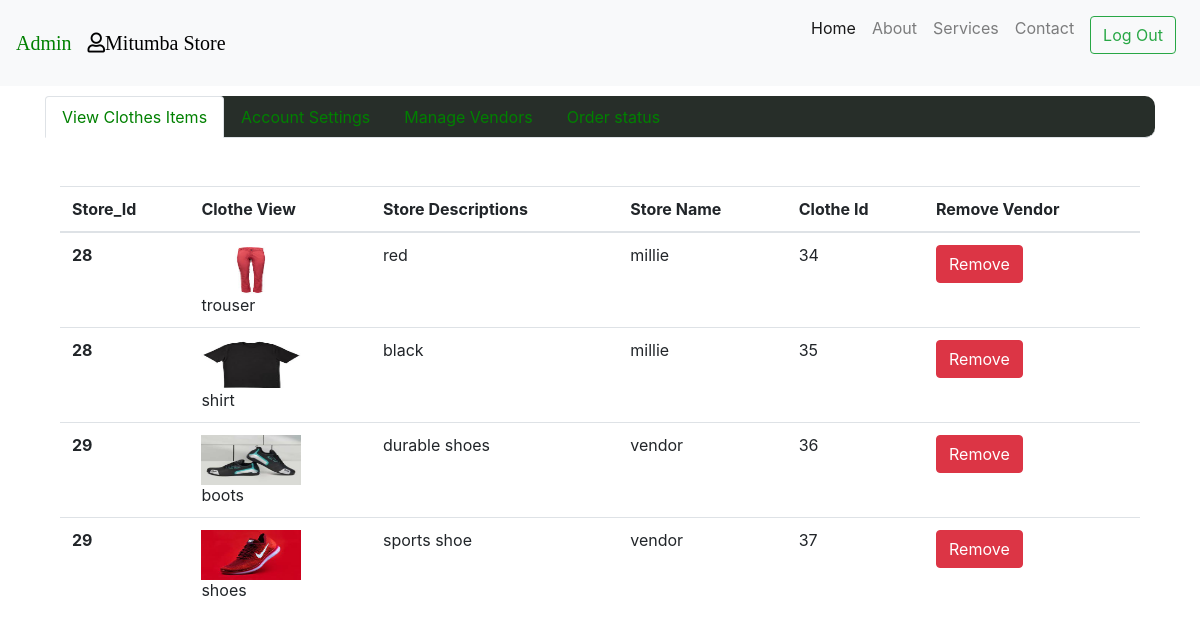
Page /dashboard.php (signed in) on the committed database.
### tables this page shows
CREATE TABLE `tbclothes` (
  `clothe_id` int(11) NOT NULL,
  `fldvendor_id` int(11) NOT NULL,
  `clothename` varchar(100) NOT NULL,
  `cost` bigint(15) NOT NULL,
  `descriptions` varchar(50) NOT NULL,
  `paymentmode` varchar(50) NOT NULL,
  `fldimage` varchar(1000) NOT NULL
);

CREATE TABLE `tblvendor` (
  `fldvendor_id` int(10) NOT NULL,
  `fld_name` varchar(30) NOT NULL,
  `fld_email` varchar(50) NOT NULL,
  `fld_password` varchar(50) NOT NULL,
  `fld_mob` bigint(10) NOT NULL,
  `fld_phone` bigint(10) NOT NULL,
  `fld_address` varchar(50) NOT NULL,
  `fld_logo` varchar(250) NOT NULL
);

### dashboard.php (the view, shortened to what this page needs)
<?php
include("connection.php");
extract($_REQUEST);
if(!isset($_SESSION['admin']))
{
	header("location:admin.php");
}
else
{
	$admin_username=$_SESSION['admin'];
}
?>
<html>
  <head>
	 <link rel="stylesheet" href="https://stackpath.bootstrapcdn.com/bootstrap/4.3.1/css/bootstrap.min.css">
      <link rel="stylesheet" href="https://use.fontawesome.com/releases/v5.8.1/css/all.css">
  </head>
	<body>
<nav class="navbar navbar-expand-lg navbar-light bg-light fixed-top">
    <a class="navbar-brand" href="index.php"><span style="color:green;font-family: 'Permanent Marker', cursive;">Admin</span></a>
    <?php
	if(!empty($admin_username))
	{
	?>
	<a class="navbar-brand" style="color:black; text-decoratio:none;"><i class="far fa-user">Mitumba Store</i></a>
	<?php
	}
	?>
    <div class="collapse navbar-collapse" id="navbarResponsive">
      <ul class="navbar-nav ml-auto">
        <li class="nav-item active">
          <a class="nav-link" href="index.php">Home</a>
        </li>
        <li class="nav-item">
          <a class="nav-link" href="aboutus.php">About</a>
        </li>
        <li class="nav-item">
          <a class="nav-link" href="services.php">Services</a>
        </li>
        <li class="nav-item">
          <a class="nav-link" href="contact.php">Contact</a>
        </li>
		<?php
		if(isset($_SESSION['admin']))
		{
			?>
			<li class="nav-item">
            <a class="nav-link" href="">
		      <form method="post">
			    <button type="submit" name="logout" class="btn btn-outline-success">Log Out</button>
			  </form>
		    </a>
            </li>
			<?php
		}
		?>
      </ul>
    </div>
</nav>
<br><br><br><br>
<div class="container">
	   <ul class="nav nav-tabs nabbar_inverse" id="myTab" style="background:#272e29;border-radius:10px 10px 10px 10px;" role="tablist">
          <li class="nav-item">
             <a class="nav-link active" style="color:green;" id="viewitem-tab" data-toggle="tab" href="#viewitem" role="tab" aria-controls="viewitem" aria-selected="true">View Clothes Items</a>
          </li>
          <li class="nav-item">
              <a class="nav-link"  style="color:green;" id="manageaccount-tab" data-toggle="tab" href="#manageaccount" role="tab" aria-controls="manageaccount" aria-selected="false">Account Settings</a>
          </li>
		  <li class="nav-item">
              <a class="nav-link" style="color:green;"  id="ManageVendors-tab" data-toggle="tab" href="#ManageVendors" role="tab" aria-controls="ManageVendors" aria-selected="false">Manage Vendors</a>
          </li>
		  <li class="nav-item">
              <a class="nav-link" style="color:green;" id="orderstatus-tab" data-toggle="tab" href="#orderstatus" role="tab" aria-controls="orderstatus" aria-selected="false">Order status</a>
          </li>
       </ul>
	   <br><br>
	   <div class="tab-content" id="myTabContent">
            <div class="tab-pane fade show active" id="viewitem" role="tabpanel" aria-labelledby="viewitem-tab">
                 <div class="container">
	               <table class="table">
                 <thead>
                    <tr>
                        <th scope="col">Store_Id</th>
                            <th scope="col">Clothe View</th>
                            <th scope="col">Store Descriptions</th>
                            <th scope="col">Store Name</th>
                            <th scope="col">Clothe Id</th>
                            <th scope="col">Remove Vendor</th>
                     </tr>
                 </thead>
				 <tbody>
	<?php
	$query=mysqli_query($con,"select tblvendor.fldvendor_id,tblvendor.fld_name,tblvendor.fld_email,tbclothes.clothe_id,tbclothes.clothename,tbclothes.descriptions,tbclothes.fldimage from  tblvendor right join tbclothes on tblvendor.fldvendor_id=tbclothes.fldvendor_id");
	    while($row=mysqli_fetch_array($query))
		{
	?>
                    <tr>
                        <th scope="row"><?php echo $row['fldvendor_id'];?></th>
						<td><img src="image/clothes/<?php echo $row['fld_email']."/clotheimages/" .$row['fldimage'];?>" height="50px" width="100px">
						<br><?php echo $row['clothename'];?>
						</td>
						<td><?php echo $row['descriptions'];?></td>
                        <td><?php echo $row['fld_name'];?></td>
                        <td><?php echo $row['clothe_id'];?></td>
						<form method="post">
                        <td><a href=""><button type="submit" value="<?php echo $row['clothe_id']; ?>" name="delete"  class="btn btn-danger">Remove </button></td>
                        </form>
                   </tr>
		<?php
		}
		?>
                </tbody>
           </table>
	 </div>
      	    </div>
	  </div>
	</div>
	<br><br><br>
</body>
</html>

### dashboard.php (style rules this page uses)
ul li a { color:black; }
ul li { list-style:none; }

### rows in the picture
tbclothes: fldvendor.fldvendor_id "28", fldvendor+fldimage (picture), clothename "trouser", descriptions "red", fldvendor.fld_name "millie", clothe_id "34"
tbclothes: fldvendor.fldvendor_id "28", fldvendor+fldimage (picture), clothename "shirt", descriptions "black", fldvendor.fld_name "millie", clothe_id "35"
tbclothes: fldvendor.fldvendor_id "29", fldvendor+fldimage (picture), clothename "boots", descriptions "durable shoes", fldvendor.fld_name "vendor", clothe_id "36"
tbclothes: fldvendor.fldvendor_id "29", fldvendor+fldimage (picture), clothename "shoes", descriptions "sports shoe", fldvendor.fld_name "vendor", clothe_id "37"
